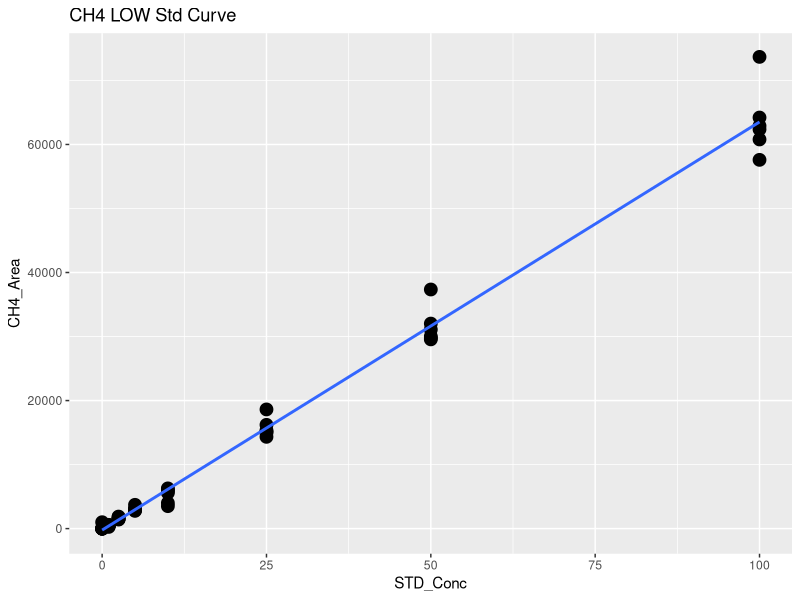
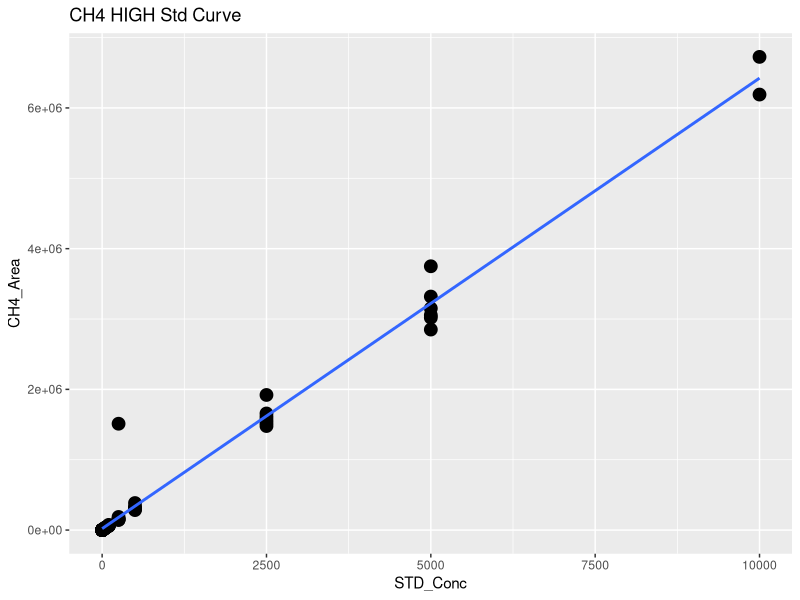
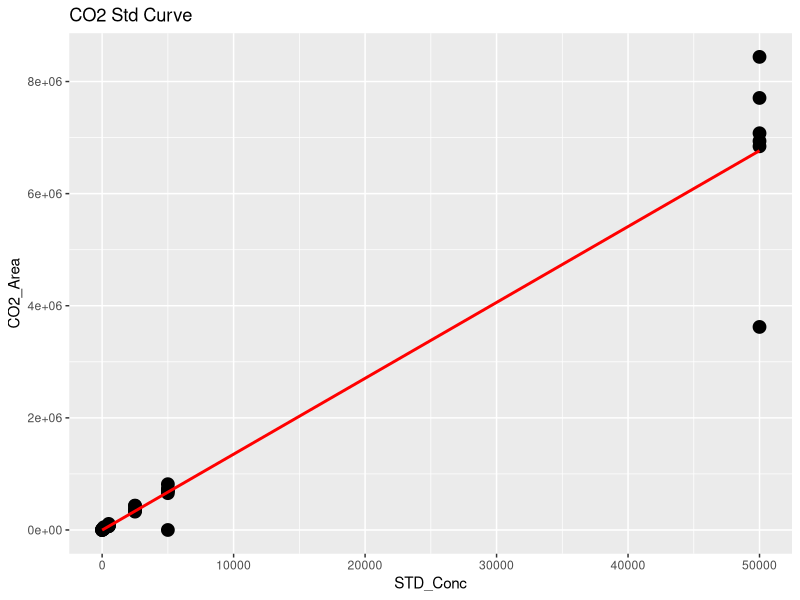
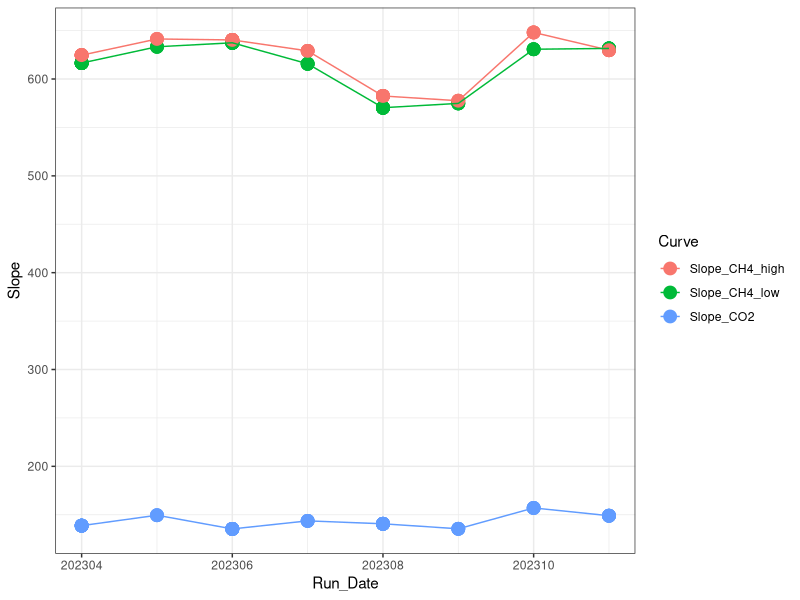

R code for these plots, in order: (Note: this script raises an error after producing the figures.)
## ---- chunk 1
library(dplyr)
library(ggplot2)
library(ggpubr)
library(stringr)
## ---- chunk 2
#Read in June Data 
raw <- read.csv("2023 Raw Data/TEMPEST_SGAS_June_2023_ALL_entered.csv")
head(raw)

#pull out methane standards
stds_ch4 <-  raw %>%  
  filter(str_detect(Sample_Type, "STD_CH4"))
#head(stds_ch4)

#split into high curve and low curve for CH4
stds_ch4_low <- stds_ch4  %>%  
  filter(!STD_Conc > 100)

#Low curve for CH4
CH4_Low <- ggplot(stds_ch4_low, aes(STD_Conc, CH4_Area)) + geom_point(size=4) + 
  geom_smooth(method = "lm", se = FALSE) + labs(title="CH4 LOW Std Curve")
CH4_Low

CH4_Low_lm <- lm(stds_ch4_low$CH4_Area ~ stds_ch4_low$STD_Conc)
summary(CH4_Low_lm)
cf <- coef(CH4_Low_lm)

#create data frame with 1 rows and 0 columns
Slope_CH4_low <- data.frame(matrix(ncol = 0, nrow = 1))
Slope_CH4_low$Curve <- "Slope_CH4_low"
Slope_CH4_low$R2 <- summary(CH4_Low_lm)$adj.r.squared
Slope_CH4_low$Slope <- cf[2]
Slope_CH4_low$Intercept <- cf[1]
#head(Slope_CH4_low)

#High curve for CH4
CH4_High <- ggplot(stds_ch4, aes(STD_Conc, CH4_Area)) + geom_point(size=4) + 
  geom_smooth(method = "lm", se = FALSE) + labs(title="CH4 HIGH Std Curve")
CH4_High

stds_ch4_lm <- lm(stds_ch4$CH4_Area ~ stds_ch4$STD_Conc)
summary(stds_ch4_lm)
cf <- coef(stds_ch4_lm)

#create data frame with 1 rows and 0 columns
Slope_CH4_high <- data.frame(matrix(ncol = 0, nrow = 1))
Slope_CH4_high$Curve <- "Slope_CH4_high"
Slope_CH4_high$R2 <- summary(stds_ch4_lm)$adj.r.squared
Slope_CH4_high$Slope <- cf[2]
Slope_CH4_high$Intercept <- cf[1]
#head(Slope_CH4_high)

#pull out co2 standards
stds_co2 <-  raw %>%  
  filter(str_detect(Sample_Type, "STD_CO2"))
#head(stds_co2)

#CO2 Curve
CO2_stds <- ggplot(stds_co2, aes(STD_Conc, CO2_Area)) + geom_point(size=4) + 
  geom_smooth(method = "lm", se = FALSE, color="red") + labs(title="CO2 Std Curve")
CO2_stds

stds_co2_lm <- lm(stds_co2$CO2_Area ~ stds_co2$STD_Conc)
summary(stds_co2_lm)
cf <- coef(stds_co2_lm)

#create data frame with 1 rows and 0 columns
Slope_CO2 <- data.frame(matrix(ncol = 0, nrow = 1))
Slope_CO2$Curve <- "Slope_CO2"
Slope_CO2$R2 <- summary(stds_co2_lm)$adj.r.squared
Slope_CO2$Slope <- cf[2]
Slope_CO2$Intercept <- cf[1]
#head(Slope_CO2)

#pull all the slopes together into one dataframe 
Slopes <- rbind(Slope_CH4_low, Slope_CH4_high, Slope_CO2)
#head(Slopes)

#needs changed each time #####
Slopes$Run_Date <- c(202306, 202306, 202306)

log <- read.csv("2023 Raw Data/COMPASS_TEMPEST_Varian_QAQC_2023.csv")
head(log)
log <- log[ ,-c(1)]
log <- rbind(log, Slopes)

Slopes_chk <- ggplot(log, aes(Run_Date, Slope, col=Curve)) + geom_point(size=4) + geom_line() + theme_bw()
Slopes_chk

write.csv(log, "2023 Raw Data/COMPASS_TEMPEST_Varian_QAQC_2023.csv")
## ---- chunk 3
#head(raw)

#pull out methane standards
Samples <-  raw %>%  
  filter(!str_detect(Sample_Type, "STD_CH4")) %>%  
  filter(!str_detect(Sample_Type, "STD_CO2")) %>%  
  filter(!str_detect(Sample_Type, "Blank")) %>%  
  filter(!str_detect(Sample_Type, "Chk_STD")) %>%  
   filter(!str_detect(Sample_Type, "CHKSTD")) %>%
  filter(!str_detect(Sample_Type, "NA"))
#head(Samples)

#Now flag any areas that are above the 100ppm area for CH4
Samples$CH4_Curve <- ifelse(Samples$CH4_Area >71000, "High", "Low")
#head(Samples)

#Calculate CH4 concentrations in ppm
Samples$CH4_Conc_ppm <- ifelse(Samples$CH4_Area >71000, (Samples$CH4_Area-Slope_CH4_high$Intercept)/Slope_CH4_high$Slope,                                       (Samples$CH4_Area-Slope_CH4_low$Intercept)/Slope_CH4_low$Slope )

#Calculate CO2 concentrations in ppm 
Samples$CO2_Conc_ppm <- ((Samples$CO2_Area-Slope_CO2$Intercept)/Slope_CO2$Slope) 

#head(Samples)

##########make flags for any dilutions needed 
#highest CH4 standard = 10000
#highest CO2 standard = 50000

Samples$CH4_Flag <- ifelse(Samples$CH4_Conc_ppm >10000, "Needs Dilution", "Within Range")
Samples$CO2_Flag <- ifelse(Samples$CO2_Conc_ppm >50000, "Needs Dilution", "Within Range")
#head(Samples)

## ---- chunk 4

chks <-  raw %>%  
  filter(!str_detect(Sample_Type, "STD_CH4")) %>%  
  filter(!str_detect(Sample_Type, "STD_CO2")) %>%  
  filter(!str_detect(Sample_Type, "Blank")) %>%  
  filter(!str_detect(Sample_Type, "Unknown")) %>%  
  filter(!str_detect(Sample_Type, "NA"))
#head(chks)

#Calculate CH4 concentrations in ppm
chks$CH4_Conc_ppm <- ifelse(chks$CH4_Area >71000, 
                      (chks$CH4_Area-Slope_CH4_high$Intercept)/Slope_CH4_high$Slope,                                       (chks$CH4_Area-Slope_CH4_low$Intercept)/Slope_CH4_low$Slope )

#Calculate CO2 concentrations in ppm 
chks$CO2_Conc_ppm <- ((chks$CO2_Area-Slope_CO2$Intercept)/Slope_CO2$Slope)



#change this if check standard concentrations are different 
level_ch4 <- 5      #ppm
level_co2 <- 1000   #ppm

#calculate percent difference of check standards 
chks$Ch4_diff <- ((chks$CH4_Conc_ppm - level_ch4)/((chks$CH4_Conc_ppm + level_ch4)/2)) * 100
chks$CH4_diff_flag <-  ifelse(chks$Ch4_diff <10, 'YES', 'NO, rerun')

chks$CO2_diff <- ((chks$CO2_Conc_ppm - level_co2)/((chks$CO2_Conc_ppm + level_co2)/2)) * 100
chks$CO2_diff_flag <-  ifelse(chks$CO2_diff <10, 'YES', 'NO, rerun')

#now plot the Ch4 concentrations and the CO2 concentrations vs. the expected concentration 
#then also make the color the percent difference between the expected and observed concentration 

ch4_chk <-  ggplot(data = chks, aes(x = Sample_ID, y = CH4_Conc_ppm, fill=CH4_diff_flag)) +
       geom_bar(stat = 'identity') + 
        scale_fill_manual(values=c("darkgreen", "darkgrey"))+
        theme_classic() + labs(x= " ", y="Percent Difference  (%)", title="Check Stds: CH4") + 
        theme(legend.position="bottom") +  geom_hline(yintercept=level_ch4, linetype="dashed", 
                color = "black", linewidth=1)


co2_chk <-  ggplot(data = chks, aes(x = Sample_ID, y = CO2_Conc_ppm, fill=CO2_diff_flag)) +
       geom_bar(stat = 'identity') + 
        scale_fill_manual(values=c("darkgreen", "darkgrey"))+
        theme_classic() + labs(x= " ", y="Percent Difference  (%)", title="Check Stds: CO2") + 
        theme(legend.position="bottom") +  geom_hline(yintercept=level_co2, linetype="dashed", 
                color = "black", linewidth=1)

ggarrange(ch4_chk, co2_chk, nrow=1, ncol=2)


## ---- chunk 5

#multiply the concentration by the dilution factor
Samples$CH4_Conc_ppm_dilcorr <- (Samples$CH4_Conc_ppm * Samples$Dilution_Factor)

Samples$CO2_Conc_ppm_dilcorr <- (Samples$CO2_Conc_ppm * Samples$Dilution_Factor)

#check results
#head(Samples)

#quick first look at the samples 
ch4_samples <-  ggplot(data = Samples, aes(x = Sample_ID, y = CH4_Conc_ppm, fill=CH4_Flag)) +
       geom_bar(stat = 'identity') + 
        scale_fill_manual(values=c("darkgreen","red"))+
        theme_classic() + labs(x= " ", y="CH4 (ppm)", title="CH4: Green = Within Range") + 
        theme(legend.position="none") 


co2_samples <-  ggplot(data = Samples, aes(x = Sample_ID, y = CO2_Conc_ppm, fill=CO2_Flag)) +
       geom_bar(stat = 'identity') + 
        scale_fill_manual(values=c("red", "darkgreen"))+
        theme_classic() + labs(x= " ", y="CO2 (ppm)", title="CO2: Green = Within Range") + 
        theme(legend.position="none") 

ggarrange(ch4_samples, co2_samples, nrow=1, ncol=2)


## ---- chunk 6

# Convert ppm CH4 to total umol CH4 in the sample headspace
# use Ideal Gas Law:  
#   hdsp umol CH4 = ppm CH4*(PV/RT) 
#      P = 1 (pressure in atm)
#      R = 0.082 (gas constant)
#      V = 0.015 (gas syringe volume in L)
#      T = "TempC" column value in Kelvin (equilibration temperature)

#set the volume used for the sample
volume = 0.02  #in Liters (samples are 20mL so 0.02mL )
TempC <-  25 #I am assuming 25C not sure how we want to handle this
IdealGas <- 0.08206

#Calculate CH4 concentrations in ppm
Samples$CH4_Conc_umol <- ifelse(Samples$G_W == "W",
                    ((Samples$CH4_Conc_ppm_dilcorr*((1*volume)/(0.08206*(TempC+273.15))))/(volume)),
                    (Samples$CH4_Conc_ppm_dilcorr*((1*volume)/(0.08206*(TempC+273.15)))))
Samples$CO2_Conc_umol <- ifelse(Samples$G_W == "W",
                    ((Samples$CO2_Conc_ppm_dilcorr*((1*volume)/(0.08206*(TempC+273.15))))/(volume)),
                    (Samples$CO2_Conc_ppm_dilcorr*((1*volume)/(0.08206*(TempC+273.15)))))

Samples$CH4_Conc_nmol <- Samples$CH4_Conc_umol * 1000
Samples$CO2_Conc_nmol <- Samples$CO2_Conc_umol * 1000

#quick first look at the samples 
ch4_samples1 <-  ggplot(data = Samples, aes(x = Sample_ID, y = CH4_Conc_nmol, fill=G_W)) +
       geom_bar(stat = 'identity') + 
        scale_fill_manual(values=c("darkgrey","darkblue"))+
        theme_classic() + labs(x= " ", y="CH4 (uM)", title="CH4: Blue = PW Sample") + 
        theme(legend.position="none") 


co2_samples1 <-  ggplot(data = Samples, aes(x = Sample_ID, y = CO2_Conc_nmol, fill=G_W)) +
       geom_bar(stat = 'identity') + 
        scale_fill_manual(values=c("darkgrey","darkblue"))+
        theme_classic() + labs(x= " ", y="CO2 (uM)", title="CO2: Blue = PW Sample") + 
        theme(legend.position="none") 

ggarrange(ch4_samples1, co2_samples1, nrow=1, ncol=2)

## ---- chunk 7
#check results
#head(Samples)

#pull out what we need 
Samples1 <- Samples[ ,c(1:3,6:17,21, 24:33)]
#head(Samples1)

Samples1 <- Samples1 %>% 
  rename(Field_Notes = Field.Notes)

write.csv(Samples1, "2023 Processed Data/COMPASS_TEMPEST_SGW_202306_Processed.csv")
